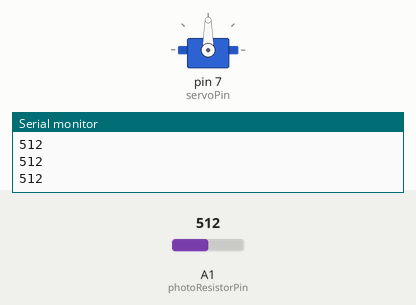
Recording of a sketch running on a simulated Arduino Uno, built with avr-gcc and run on an emulated ATmega328P. Parts: servo, the last lines printed to the serial monitor. Inputs (shaded band) come from the test bench; at power-on: A1 (photoResistorPin) = 512.

Above: at 1.2 s.
1.3 s: A1 (photoResistorPin) set to 11
2.8 s: A1 (photoResistorPin) set to 8
At 5.7 s:
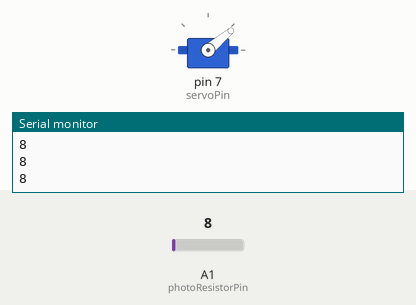
5.8 s: A1 (photoResistorPin) set to 122
At 6.4 s:
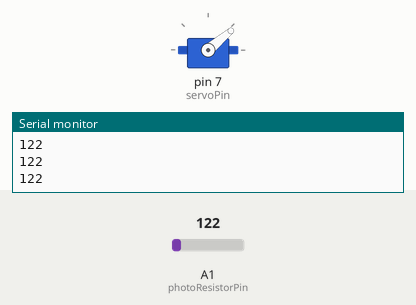
7.3 s: A1 (photoResistorPin) set to 0
At 7.48 s:
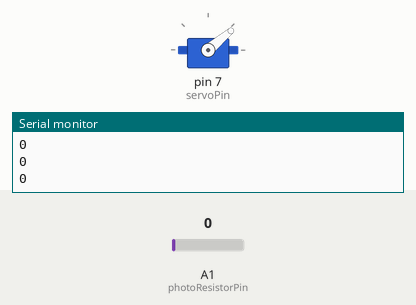
Timing chart, 0 to 11.3 s (numbered marks = the images above; inputs shaded):
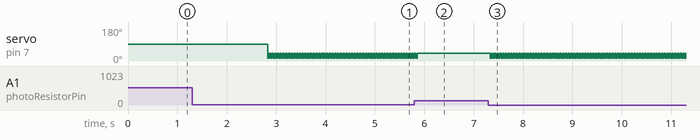

Measured:
- the behaviour switches between 10 and 9 on A1 (photoResistorPin) (found by bisection; images 0 and 1)
- after the input at 2.8 s, servo on pin 7 (servoPin): alternates 40° for 0.03 s and 15° for 0.03 s, starting at once
- after the input at 5.8 s, servo on pin 7 (servoPin): goes on until 5.9 s, then stays 40°
- after the input at 7.3 s, servo on pin 7 (servoPin): alternates 40° for 0.03 s and 15° for 0.03 s, starting at once

The sketch:

DinosaurGamePlayer.ino
```cpp
#include <Servo.h>
const int photoResistorPin = A1;
const int servoPin = 7;
Servo servo;
int pos;


void setup() {
  // put your setup code here, to run once:
  servo.attach(servoPin);
  Serial.begin(9600);
}

void loop() {
  // put your main code here, to run repeatedly:
  int photoResistorValue = analogRead(photoResistorPin);
  Serial.println(analogRead(photoResistorPin));
  if (photoResistorValue < 10) {
    // pos = 60;
    delay(25);
    servo.write(15);
    delay(30);
    servo.write(40);
  }
}
```
